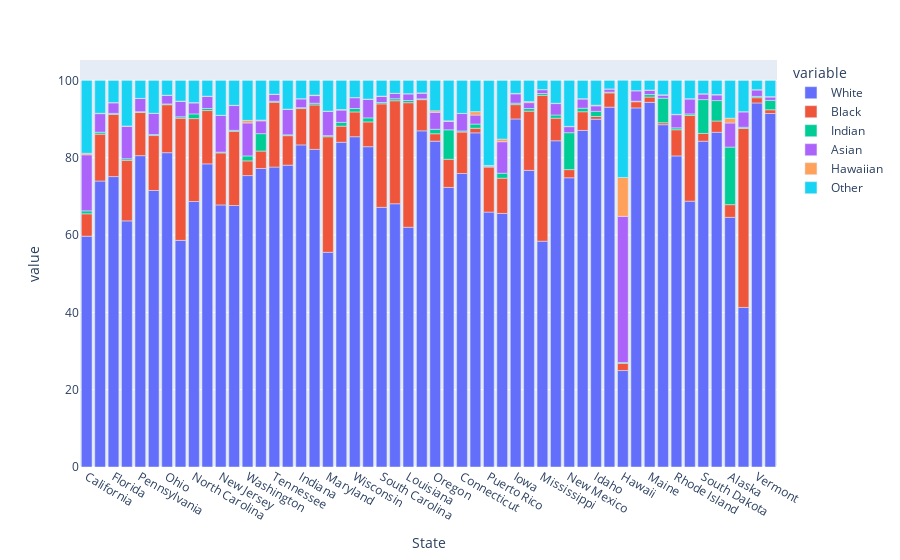

The code cell stored with this chart in its notebook:
### Markdown cell above
** Summary We can see the population contribution of each state and also red bar shows the states those had more population growth in 2021 than 2010.

### Code cell
## plotting race of each state
fig = px.bar(df, x = "State", y =["White", "Black", "Indian", "Asian", "Hawaiian","Other"])
fig.show()

### Figure 1 — Plotly figure (JSON) as saved in the notebook; plotly's stock layout.template omitted (floating-point values rounded to 4 significant figures)
{"data": [{"alignmentgroup": "True", "hovertemplate": "variable=White<br>State=%{x}<br>value=%{y}<extra></extra>", "legendgroup": "White", "marker": {"color": "#636efa", "pattern": {"shape": ""}}, "name": "White", "offsetgroup": "White", "orientation": "v", "showlegend": true, "textposition": "auto", "type": "bar", "x": ["California", "Texas", "Florida", "New York", "Pennsylvania", "Illinois", "Ohio", "Georgia", "North Carolina", "Michigan", "New Jersey", "Virginia", "Washington", "Arizona", "Tennessee", "Massachusetts", "Indiana", "Missouri", "Maryland", "Colorado", "Wisconsin", "Minnesota", "South Carolina", "Alabama", "Louisiana", "Kentucky", "Oregon", "Oklahoma", "Connecticut", "Utah", "Puerto Rico", "Nevada", "Iowa", "Arkansas", "Mississippi", "Kansas", "New Mexico", "Nebraska", "Idaho", "West Virginia", "Hawaii", "New Hampshire", "Maine", "Montana", "Rhode Island", "Delaware", "South Dakota", "North Dakota", "Alaska", "District of Columbia", "Vermont", "Wyoming"], "xaxis": "x", "y": [59.7, 73.97, 75.12, 63.66, 80.53, 71.53, 81.3, 58.62, 68.68, 78.41, 67.78, 67.63, 75.38, 77.22, 77.58, 78.07, 83.31, 82.16, 55.54, 84, 85.43, 82.85, 67.16, 68.09, 62.01, 86.95, 84.29, 72.32, 75.92, 86.43, 65.93, 65.59, 90.02, 76.72, 58.41, 84.38, 74.81, 87.06, 89.97, 93.08, 24.95, 92.88, 94.31, 88.54, 80.46, 68.76, 84.27, 86.58, 64.58, 41.27, 94.16, 91.44], "yaxis": "y"}, {"alignmentgroup": "True", "hovertemplate": "variable=Black<br>State=%{x}<br>value=%{y}<extra></extra>", "legendgroup": "Black", "marker": {"color": "#EF553B", "pattern": {"shape": ""}}, "name": "Black", "offsetgroup": "Black", "orientation": "v", "showlegend": true, "textposition": "auto", "type": "bar", "x": ["California", "Texas", "Florida", "New York", "Pennsylvania", "Illinois", "Ohio", "Georgia", "North Carolina", "Michigan", "New Jersey", "Virginia", "Washington", "Arizona", "Tennessee", "Massachusetts", "Indiana", "Missouri", "Maryland", "Colorado", "Wisconsin", "Minnesota", "South Carolina", "Alabama", "Louisiana", "Kentucky", "Oregon", "Oklahoma", "Connecticut", "Utah", "Puerto Rico", "Nevada", "Iowa", "Arkansas", "Mississippi", "Kansas", "New Mexico", "Nebraska", "Idaho", "West Virginia", "Hawaii", "New Hampshire", "Maine", "Montana", "Rhode Island", "Delaware", "South Dakota", "North Dakota", "Alaska", "District of Columbia", "Vermont", "Wyoming"], "xaxis": "x", "y": [5.79, 12.13, 16.07, 15.66, 11.18, 14.2, 12.41, 31.61, 21.44, 13.79, 13.46, 19.18, 3.8, 4.5, 16.76, 7.63, 9.4, 11.49, 29.89, 4.16, 6.41, 6.41, 26.77, 26.64, 32.22, 8.07, 1.91, 7.28, 10.72, 1.19, 11.65, 9.12, 3.71, 15.32, 37.72, 5.85, 2.11, 4.83, 0.69, 3.69, 1.83, 1.6, 1.38, 0.5, 6.77, 22.18, 2.01, 2.91, 3.28, 46.31, 1.36, 0.96], "yaxis": "y"}, {"alignmentgroup": "True", "hovertemplate": "variable=Indian<br>State=%{x}<br>value=%{y}<extra></extra>", "legendgroup": "Indian", "marker": {"color": "#00cc96", "pattern": {"shape": ""}}, "name": "Indian", "offsetgroup": "Indian", "orientation": "v", "showlegend": true, "textposition": "auto", "type": "bar", "x": ["California", "Texas", "Florida", "New York", "Pennsylvania", "Illinois", "Ohio", "Georgia", "North Carolina", "Michigan", "New Jersey", "Virginia", "Washington", "Arizona", "Tennessee", "Massachusetts", "Indiana", "Missouri", "Maryland", "Colorado", "Wisconsin", "Minnesota", "South Carolina", "Alabama", "Louisiana", "Kentucky", "Oregon", "Oklahoma", "Connecticut", "Utah", "Puerto Rico", "Nevada", "Iowa", "Arkansas", "Mississippi", "Kansas", "New Mexico", "Nebraska", "Idaho", "West Virginia", "Hawaii", "New Hampshire", "Maine", "Montana", "Rhode Island", "Delaware", "South Dakota", "North Dakota", "Alaska", "District of Columbia", "Vermont", "Wyoming"], "xaxis": "x", "y": [0.77, 0.5, 0.28, 0.41, 0.19, 0.26, 0.2, 0.36, 1.21, 0.54, 0.22, 0.28, 1.28, 4.5, 0.27, 0.22, 0.24, 0.44, 0.28, 0.98, 0.89, 1.04, 0.35, 0.52, 0.57, 0.21, 1.16, 7.62, 0.28, 1.09, 0.21, 1.28, 0.38, 0.68, 0.48, 0.82, 9.55, 0.92, 1.35, 0.2, 0.26, 0.15, 0.65, 6.36, 0.5, 0.39, 8.75, 5.29, 14.89, 0.3, 0.34, 2.44], "yaxis": "y"}, {"alignmentgroup": "True", "hovertemplate": "variable=Asian<br>State=%{x}<br>value=%{y}<extra></extra>", "legendgroup": "Asian", "marker": {"color": "#ab63fa", "pattern": {"shape": ""}}, "name": "Asian", "offsetgroup": "Asian", "orientation": "v", "showlegend": true, "textposition": "auto", "type": "bar", "x": ["California", "Texas", "Florida", "New York", "Pennsylvania", "Illinois", "Ohio", "Georgia", "North Carolina", "Michigan", "New Jersey", "Virginia", "Washington", "Arizona", "Tennessee", "Massachusetts", "Indiana", "Missouri", "Maryland", "Colorado", "Wisconsin", "Minnesota", "South Carolina", "Alabama", "Louisiana", "Kentucky", "Oregon", "Oklahoma", "Connecticut", "Utah", "Puerto Rico", "Nevada", "Iowa", "Arkansas", "Mississippi", "Kansas", "New Mexico", "Nebraska", "Idaho", "West Virginia", "Hawaii", "New Hampshire", "Maine", "Montana", "Rhode Island", "Delaware", "South Dakota", "North Dakota", "Alaska", "District of Columbia", "Vermont", "Wyoming"], "xaxis": "x", "y": [14.49, 4.8, 2.73, 8.42, 3.41, 5.47, 2.22, 3.98, 2.85, 3.13, 9.46, 6.4, 8.53, 3.31, 1.75, 6.6, 2.28, 1.98, 6.28, 3.18, 2.79, 4.82, 1.57, 1.36, 1.73, 1.47, 4.37, 2.17, 4.51, 2.32, 0.19, 8.15, 2.41, 1.52, 0.99, 2.95, 1.56, 2.38, 1.41, 0.8, 37.79, 2.68, 1.13, 0.79, 3.4, 3.87, 1.45, 1.45, 6.23, 3.98, 1.68, 0.86], "yaxis": "y"}, {"alignmentgroup": "True", "hovertemplate": "variable=Hawaiian<br>State=%{x}<br>value=%{y}<extra></extra>", "legendgroup": "Hawaiian", "marker": {"color": "#FFA15A", "pattern": {"shape": ""}}, "name": "Hawaiian", "offsetgroup": "Hawaiian", "orientation": "v", "showlegend": true, "textposition": "auto", "type": "bar", "x": ["California", "Texas", "Florida", "New York", "Pennsylvania", "Illinois", "Ohio", "Georgia", "North Carolina", "Michigan", "New Jersey", "Virginia", "Washington", "Arizona", "Tennessee", "Massachusetts", "Indiana", "Missouri", "Maryland", "Colorado", "Wisconsin", "Minnesota", "South Carolina", "Alabama", "Louisiana", "Kentucky", "Oregon", "Oklahoma", "Connecticut", "Utah", "Puerto Rico", "Nevada", "Iowa", "Arkansas", "Mississippi", "Kansas", "New Mexico", "Nebraska", "Idaho", "West Virginia", "Hawaii", "New Hampshire", "Maine", "Montana", "Rhode Island", "Delaware", "South Dakota", "North Dakota", "Alaska", "District of Columbia", "Vermont", "Wyoming"], "xaxis": "x", "y": [0.4, 0.09, 0.06, 0.05, 0.03, 0.04, 0.03, 0.06, 0.07, 0.03, 0.04, 0.07, 0.66, 0.21, 0.06, 0.04, 0.04, 0.13, 0.05, 0.15, 0.04, 0.04, 0.08, 0.05, 0.03, 0.07, 0.4, 0.16, 0.03, 0.89, 0.01, 0.67, 0.12, 0.29, 0.02, 0.08, 0.08, 0.07, 0.16, 0.02, 10.06, 0.03, 0.03, 0.08, 0.08, 0.06, 0.06, 0.11, 1.25, 0.05, 0.05, 0.1], "yaxis": "y"}, {"alignmentgroup": "True", "hovertemplate": "variable=Other<br>State=%{x}<br>value=%{y}<extra></extra>", "legendgroup": "Other", "marker": {"color": "#19d3f3", "pattern": {"shape": ""}}, "name": "Other", "offsetgroup": "Other", "orientation": "v", "showlegend": true, "textposition": "auto", "type": "bar", "x": ["California", "Texas", "Florida", "New York", "Pennsylvania", "Illinois", "Ohio", "Georgia", "North Carolina", "Michigan", "New Jersey", "Virginia", "Washington", "Arizona", "Tennessee", "Massachusetts", "Indiana", "Missouri", "Maryland", "Colorado", "Wisconsin", "Minnesota", "South Carolina", "Alabama", "Louisiana", "Kentucky", "Oregon", "Oklahoma", "Connecticut", "Utah", "Puerto Rico", "Nevada", "Iowa", "Arkansas", "Mississippi", "Kansas", "New Mexico", "Nebraska", "Idaho", "West Virginia", "Hawaii", "New Hampshire", "Maine", "Montana", "Rhode Island", "Delaware", "South Dakota", "North Dakota", "Alaska", "District of Columbia", "Vermont", "Wyoming"], "xaxis": "x", "y": [18.85, 8.51, 5.73, 11.81, 4.65, 8.5, 3.85, 5.36, 5.75, 4.1, 9.04, 6.44, 10.35, 10.26, 3.58, 7.44, 4.73, 3.8, 7.96, 7.53, 4.44, 4.84, 4.07, 3.34, 3.44, 3.23, 7.87, 10.46, 8.54, 8.08, 22.01, 15.18, 3.36, 5.47, 2.38, 5.92, 11.9, 4.73, 6.42, 2.21, 25.12, 2.65, 2.5, 3.73, 8.8, 4.75, 3.45, 3.66, 9.76, 8.08, 2.4, 4.19], "yaxis": "y"}], "layout": {"barmode": "relative", "legend": {"title": {"text": "variable"}, "tracegroupgap": 0}, "margin": {"t": 60}, "xaxis": {"anchor": "y", "domain": [0, 1], "title": {"text": "State"}}, "yaxis": {"anchor": "x", "domain": [0, 1], "title": {"text": "value"}}}}
